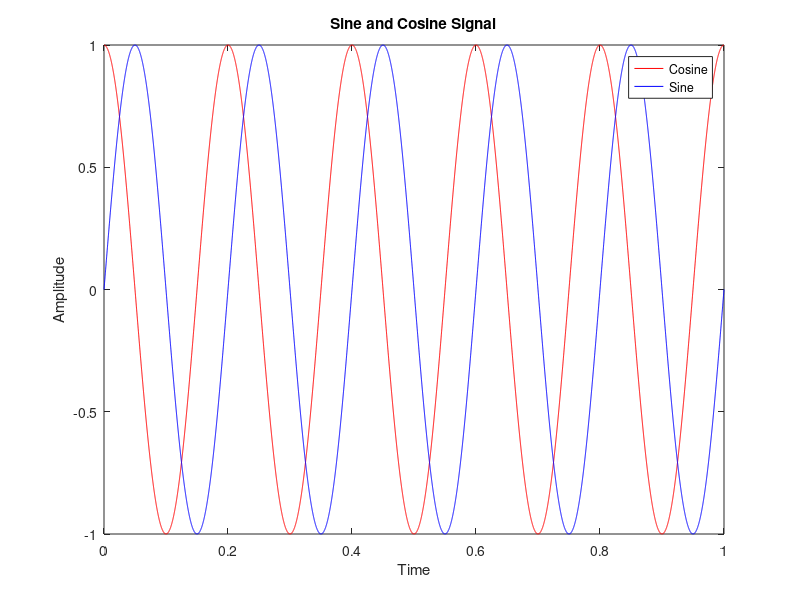
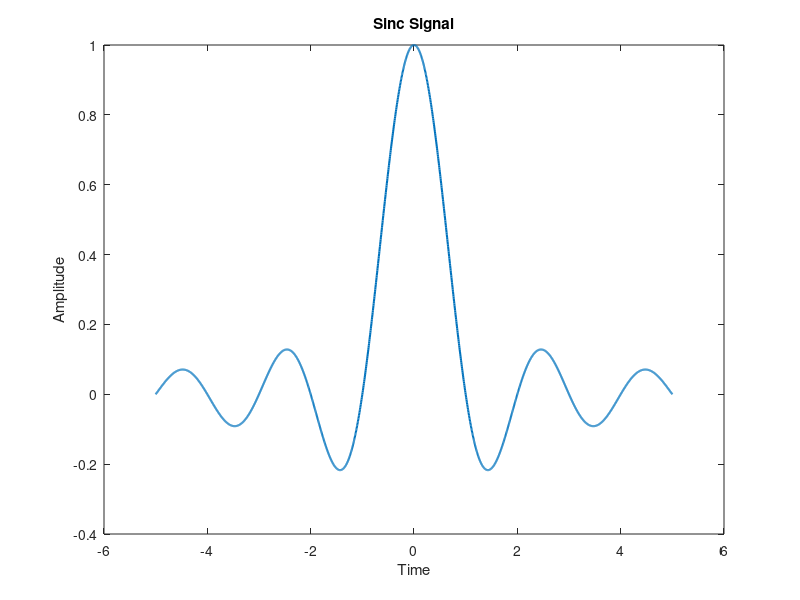
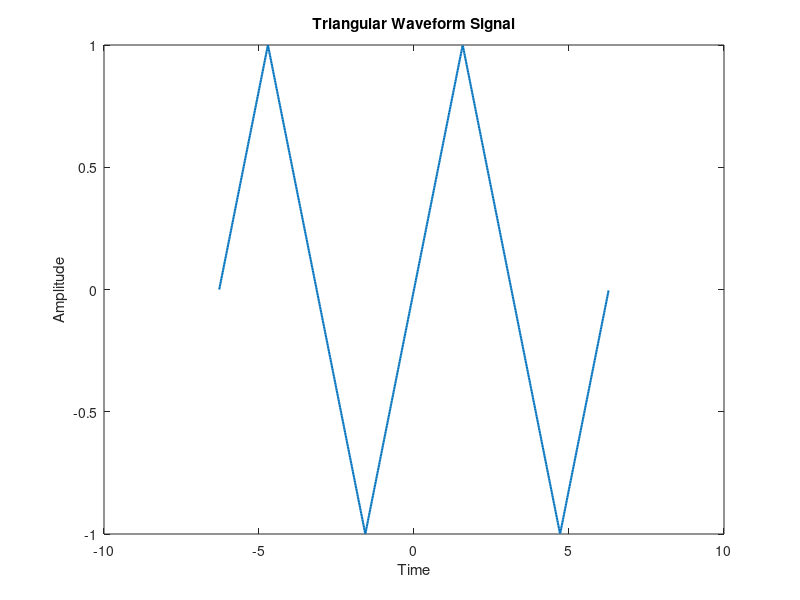
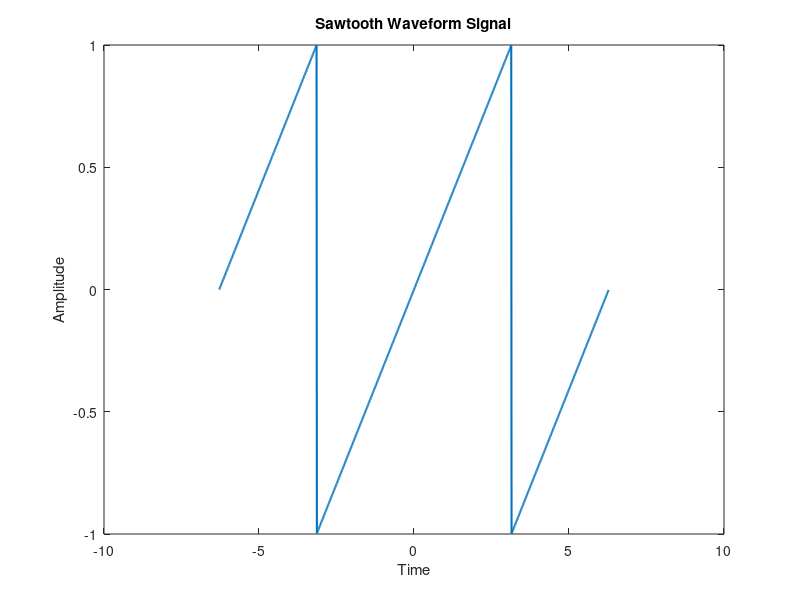

Write MATLAB code to recreate these figures, in order.
clc;
close all;
clear all;
% Sine and Cosine Signal
t=0:0.0001:1;
f=5;
x1=cos(2*pi*f*t);
x2=sin(2*pi*f*t);
figure,
plot(t,x1,'r',t,x2,'b');
xlabel("Time");
ylabel("Amplitude");
title("Sine and Cosine Signal");
legend("Cosine","Sine");
% Sinc Signal
t1=-5:0.005:5;
x3=sin(pi*t1) ./ (pi*t1);
x3(t1==0)=1;
figure,
plot(t1,x3,'Linewidth',1.5);
xlabel("Time");
ylabel("Amplitude");
title("Sinc Signal");
% Triangular Waveform Signal
t2=-2*pi:0.01:2*pi;
x4=(2/pi)*asin(sin(t2));
figure,
plot(t2,x4,'LineWidth',1.5);
xlabel("Time");
ylabel("Amplitude");
title("Triangular Waveform Signal");
% Sawtooth Waveform Signal
x5=2*((t2/(2*pi))-floor(0.5+(t2/(2*pi))));
figure,
plot(t2,x5,'LineWidth',1.5);
xlabel("Time");
ylabel("Amplitude");
title("Sawtooth Waveform Signal");
% Rectangular Pulse Signal
t3=-1:0.001:1;
x6=double(abs(t3)<=0.5);
figure,
plot(t3,x6,'LineWidth',1.5);
xlabel("Time");
ylabel("Amplitude");
title("Rectangular Pulse Signal");

% Exponential Signal
t=0:0.0001:1;
x7=exp(-0.5*t);
figure,
plot(t,x7,'LineWidth',1.5);
xlabel("Time");
ylabel("Amplitude");
title("Exponential Signal");
